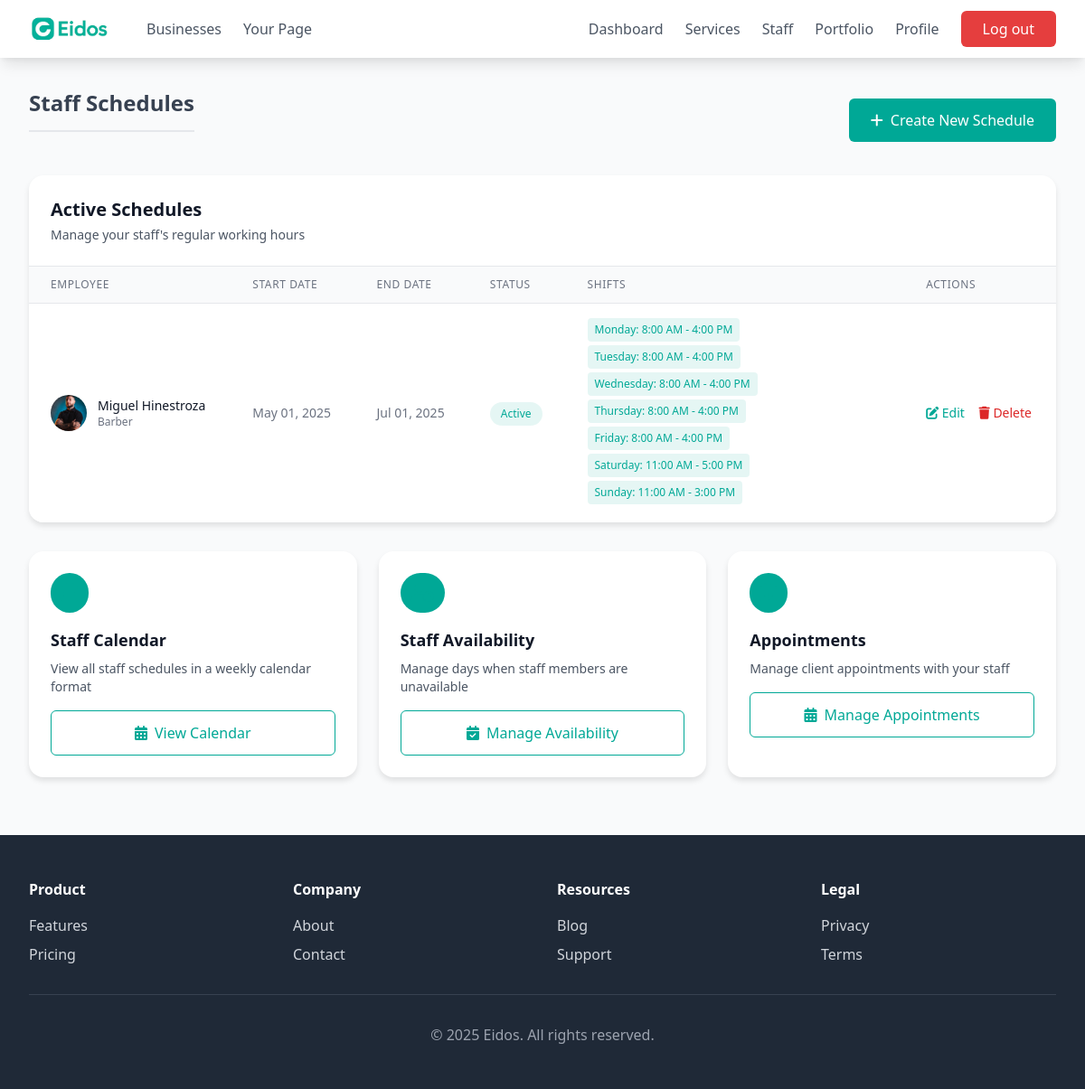
The app's page /business/dashboard/schedules/ (signed in) with its own data.
### business/models.py (models this page shows, shortened)
class Schedule(models.Model):
    business = models.ForeignKey(BusinessAccount, on_delete=models.CASCADE, default=get_default_business)
    employee = models.ForeignKey('Employee', on_delete=models.CASCADE, related_name='schedules')
    start_date = models.DateField()
    end_date = models.DateField(null=True, blank=True)
    is_active = models.BooleanField(default=True)
    created_at = models.DateTimeField(auto_now_add=True)
    updated_at = models.DateTimeField(auto_now=True)

class Employee(models.Model):
    business = models.ForeignKey(BusinessAccount, on_delete=models.CASCADE, related_name='employees', default=get_default_business)
    name = models.CharField(max_length=100)
    photo = models.ImageField(upload_to='employees/photos/', blank=True, null=True)
    job_description = models.TextField()
    phone = models.CharField(max_length=20)

class Shift(models.Model):
    DAYS_OF_WEEK = [
        (0, 'Monday'),
        (1, 'Tuesday'),
        (2, 'Wednesday'),
        (3, 'Thursday'),
        (4, 'Friday'),
        (5, 'Saturday'),
        (6, 'Sunday'),
    ]
    schedule = models.ForeignKey(Schedule, on_delete=models.CASCADE, related_name='shifts')
    day_of_week = models.IntegerField(choices=DAYS_OF_WEEK)
    start_time = models.TimeField()
    end_time = models.TimeField()
    class Meta:
        ordering = ['day_of_week', 'start_time']
        unique_together = ['schedule', 'day_of_week']

### business/views.py (the view)
# urls.py: path('dashboard/schedules/', views.listSchedules, name='schedule_list'),
@login_required
def listSchedules(request):
    try:
        business = BusinessAccount.objects.get(user=request.user)
    except BusinessAccount.DoesNotExist:
        messages.error(request, "Business profile not found")
        return redirect('home')
    employees = Employee.objects.filter(business=business)
    schedules = Schedule.objects.filter(employee__in=employees).order_by('-is_active', 'employee__name')
    return render(request, 'schedule_list.html', {
        'business': business,
        'schedules': schedules
    })

### eidosapp/context_processors.py (called while the page is built)
def user_type_context(request):
    user_type = None
    if request.user.is_authenticated:
        if hasattr(request.user, 'is_business') and request.user.is_business:
            user_type = 'business'
        elif hasattr(request.user, 'is_customer') and request.user.is_customer:
            user_type = 'customer'
    return {'user_type': user_type}

def business_user_context(request):
    business_user = None
    if request.user.is_authenticated and hasattr(request.user, 'is_business') and request.user.is_business:
        business_user = BusinessAccount.objects.get(user=request.user)
    return {'business_user': business_user}

### business/templates/schedule_list.html (shortened to what this page needs)
{% extends 'base.html' %}
{% block content %}
<div class="max-w-7xl mx-auto px-4 sm:px-6 lg:px-8 py-8">
    <div class="flex justify-between items-center mb-6">
        <h1 class="section-title mb-0">Staff Schedules</h1>
        <a href="{% url 'create_schedule' %}" class="action-button">
            <i class="fas fa-plus mr-2"></i>Create New Schedule
        </a>
    </div>
    <div class="schedule-card mb-8">
        <div class="p-6 border-b border-gray-200">
            <h2 class="text-xl font-semibold text-gray-900">Active Schedules</h2>
            <p class="text-sm text-gray-600 mt-1">Manage your staff's regular working hours</p>
        </div>
        {% if schedules %}
            <div class="overflow-x-auto">
                <table class="min-w-full divide-y divide-gray-200">
                    <thead class="bg-gray-50">
                        <tr>
                            <th class="px-6 py-3 text-left text-xs font-medium text-gray-500 uppercase tracking-wider">Employee</th>
                            <th class="px-6 py-3 text-left text-xs font-medium text-gray-500 uppercase tracking-wider">Start Date</th>
                            <th class="px-6 py-3 text-left text-xs font-medium text-gray-500 uppercase tracking-wider">End Date</th>
                            <th class="px-6 py-3 text-left text-xs font-medium text-gray-500 uppercase tracking-wider">Status</th>
                            <th class="px-6 py-3 text-left text-xs font-medium text-gray-500 uppercase tracking-wider">Shifts</th>
                            <th class="px-6 py-3 text-left text-xs font-medium text-gray-500 uppercase tracking-wider">Actions</th>
                        </tr>
                    </thead>
                    <tbody class="bg-white divide-y divide-gray-200">
                        {% for schedule in schedules %}
                            <tr class="hover:bg-gray-50">
                                <td class="px-6 py-4 whitespace-nowrap">
                                    <div class="flex items-center">
                                        {% if schedule.employee.photo %}
                                            <img class="employee-avatar mr-3" src="{{ schedule.employee.photo.url }}" alt="{{ schedule.employee.name }}">
                                        {% else %}
                                            <div class="employee-avatar-placeholder mr-3">
                                                <i class="fas fa-user"></i>
                                            </div>
                                        {% endif %}
                                        <div>
                                            <div class="text-sm font-medium text-gray-900">{{ schedule.employee.name }}</div>
                                            <div class="text-xs text-gray-500">{{ schedule.employee.job_description|truncatechars:30 }}</div>
                                        </div>
                                    </div>
                                </td>
                                <td class="px-6 py-4 whitespace-nowrap text-sm text-gray-500">
                                    {{ schedule.start_date|date:"M d, Y" }}
                                </td>
                                <td class="px-6 py-4 whitespace-nowrap text-sm text-gray-500">
                                    {% if schedule.end_date %}
                                        {{ schedule.end_date|date:"M d, Y" }}
                                    {% else %}
                                        <span class="text-green-600 font-medium">Ongoing</span>
                                    {% endif %}
                                </td>
                                <td class="px-6 py-4 whitespace-nowrap">
                                    {% if schedule.is_active %}
                                        <span class="badge badge-success">
                                            Active
                                        </span>
                                    {% else %}
                                        <span class="badge badge-inactive">
                                            Inactive
                                        </span>
                                    {% endif %}
                                </td>
                                <td class="px-6 py-4">
                                    <div class="flex flex-wrap max-w-xs">
                                        {% for shift in schedule.shifts.all %}
                                            <div class="shift-tag mb-1 mr-1">
                                                {{ shift.get_day_of_week_display }}: {{ shift.start_time|time:"g:i A" }} - {{ shift.end_time|time:"g:i A" }}
                                            </div>
                                        {% empty %}
                                            <span class="text-gray-400 text-sm">No shifts defined</span>
                                        {% endfor %}
                                    </div>
                                </td>
                                <td class="px-6 py-4 whitespace-nowrap text-sm font-medium">
                                    <a href="{% url 'edit_schedule' schedule.id %}" class="text-primary hover:text-primary-dark mr-3">
                                        <i class="fas fa-edit"></i> Edit
                                    </a>
                                    <a href="{% url 'delete_schedule' schedule.id %}" class="text-red-600 hover:text-red-900"
                                       onclick="return confirm('Are you sure you want to delete this schedule?');">
                                        <i class="fas fa-trash"></i> Delete
                                    </a>
                                </td>
                            </tr>
                        {% endfor %}
                    </tbody>
                </table>
            </div>
        {% endif %}
    </div>
    <div class="grid grid-cols-1 md:grid-cols-3 gap-6 mb-8">
        <div class="schedule-card p-6">
            <div class="rounded-full bg-primary bg-opacity-10 p-3 inline-flex mb-4">
                <i class="fas fa-calendar-week text-primary text-xl"></i>
            </div>
            <h3 class="text-lg font-bold text-gray-900 mb-2">Staff Calendar</h3>
            <p class="text-gray-600 text-sm mb-4">View all staff schedules in a weekly calendar format</p>
            <a href="{% url 'staff_calendar' %}" class="action-button-secondary w-full">
                <i class="fas fa-calendar-alt mr-2"></i>View Calendar
            </a>
        </div>
        <div class="schedule-card p-6">
            <div class="rounded-full bg-primary bg-opacity-10 p-3 inline-flex mb-4">
                <i class="fas fa-user-clock text-primary text-xl"></i>
            </div>
            <h3 class="text-lg font-bold text-gray-900 mb-2">Staff Availability</h3>
            <p class="text-gray-600 text-sm mb-4">Manage days when staff members are unavailable</p>
            <a href="{% url 'manage_availability' %}" class="action-button-secondary w-full">
                <i class="fas fa-calendar-check mr-2"></i>Manage Availability
            </a>
        </div>
        <div class="schedule-card p-6">
            <div class="rounded-full bg-primary bg-opacity-10 p-3 inline-flex mb-4">
                <i class="fas fa-calendar-plus text-primary text-xl"></i>
            </div>
            <h3 class="text-lg font-bold text-gray-900 mb-2">Appointments</h3>
            <p class="text-gray-600 text-sm mb-4">Manage client appointments with your staff</p>
            <a href="{% url 'manage_staff_appointments' %}" class="action-button-secondary w-full">
                <i class="fas fa-calendar-alt mr-2"></i>Manage Appointments
            </a>
        </div>
    </div>
</div>
{% endblock %}

### eidosapp/templates/base.html (style rules this page uses)
:root { --primary-color: #00a896; --primary-dark: #007f6e; --secondary-color: #f8f9fa; }
.bg-primary { background-color: var(--primary-color); }
.text-primary { color: var(--primary-color); }
body { padding-top: 64px; }

### business/templates/schedule_list.html (style rules this page uses)
body { background-color: #f3f4f6; }
.section-title { font-size: 1.5rem; font-weight: 700; color: #374151; margin-bottom: 1.5rem; padding-bottom: 0.75rem; border-bottom: 2px solid #e5e7eb; }
.schedule-card { background: white; border-radius: 1rem; box-shadow: 0 4px 6px rgba(0, 0, 0, 0.1); transition: transform 0.2s ease-in-out; overflow: hidden; }
.action-button { padding: 0.75rem 1.5rem; background-color: var(--primary-color); color: white; border-radius: 0.375rem; font-weight: 500; transition: background-color 0.2s; display: inline-flex; align-items: center; justify-content: center; }
.action-button-secondary { padding: 0.75rem 1.5rem; background-color: white; color: var(--primary-color); border: 1px solid var(--primary-color); border-radius: 0.375rem; font-weight: 500; transition: all 0.2s; display: inline-flex; align-items: center; justify-content: center; }
.badge { display: inline-flex; align-items: center; padding: 0.25rem 0.75rem; border-radius: 9999px; font-size: 0.75rem; font-weight: 500; }
.badge-success { background-color: rgba(0, 168, 150, 0.1); color: var(--primary-color); }
.shift-tag { display: inline-flex; align-items: center; padding: 0.25rem 0.5rem; border-radius: 0.25rem; font-size: 0.75rem; background-color: rgba(0, 168, 150, 0.1); color: var(--primary-color); margin-right: 0.25rem; margin-bottom: 0.25rem; }
.employee-avatar { width: 40px; height: 40px; border-radius: 50%; object-fit: cover; }

### records on screen
Schedule: employee.photo (picture), employee.name "Miguel Hinestroza", employee.job_description "Barber", start_date "May 01, 2025", end_date "Jul 01, 2025", is_active "Active"
Shift: day_of_week "Monday", start_time "8:00 AM", end_time "4:00 PM"
Shift: day_of_week "Tuesday", start_time "8:00 AM", end_time "4:00 PM"
Shift: day_of_week "Wednesday", start_time "8:00 AM", end_time "4:00 PM"
Shift: day_of_week "Thursday", start_time "8:00 AM", end_time "4:00 PM"
Shift: day_of_week "Friday", start_time "8:00 AM", end_time "4:00 PM"
Shift: day_of_week "Saturday", start_time "11:00 AM", end_time "5:00 PM"
Shift: day_of_week "Sunday", start_time "11:00 AM", end_time "3:00 PM"
